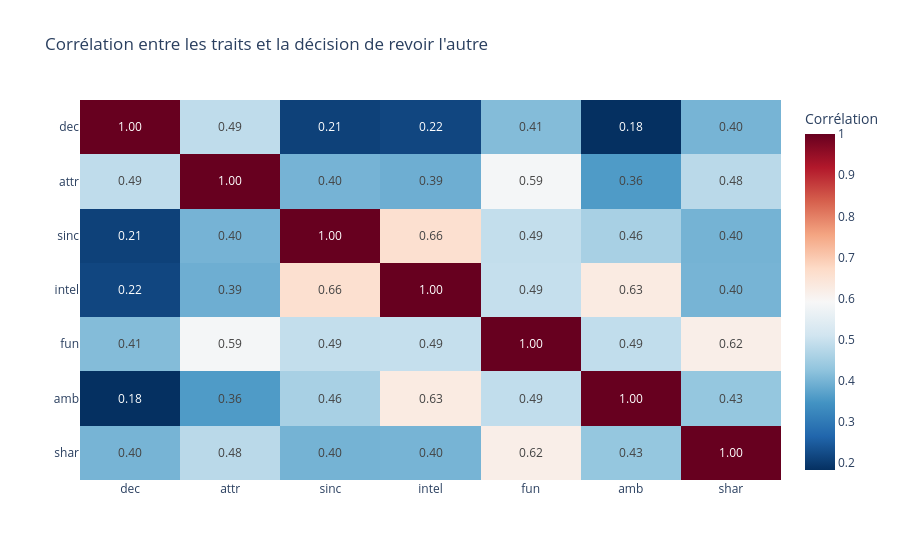

The cell this chart's notebook holds for it:
### Markdown cell above
### ⚠️ Point de vigilance statistique sur l'effet d'ordre

Les dernières positions de la soirée reposent sur très peu d'observations : la position 21 n'a que 86 rendez-vous et la position 22 seulement 44, contre 500+ pour les premières positions. Le taux de 7% observé vers la fin (utilisé dans le calcul « 23% vs 7%, soit 3,3 fois plus de chances ») repose donc sur un échantillon trop petit pour être fiable — la marge d'erreur y est énorme.

**Conclusion plus robuste :** la comparaison ligne à ligne sur les positions 20+ est fragile, mais la tendance globale (visible sur la version normalisée en %, quelques cellules plus haut) — une érosion progressive du taux de "oui" au fil de la soirée — reste, elle, un résultat solide car elle agrège des centaines d'observations à chaque tranche.

### Code cell
# --- 7 HEATMAP : QUEL TRAIT PRÉDIT LE MIEUX LE DEUXIÈME RDV ? ---
# Calcul de la matrice de corrélation
cols_to_corr = ['dec', 'attr', 'sinc', 'intel', 'fun', 'amb', 'shar']
corr_matrix = df[cols_to_corr].corr()

# Création de la heatmap avec Plotly Express
fig = px.imshow(
    corr_matrix,
    text_auto='.2f',                # Affiche les valeurs avec 2 décimales (équivalent de fmt=".2f")
    aspect="auto",                  # Ajuste la taille des cases
    color_continuous_scale='RdBu_r', # Échelle de couleur divergente (équivalent de coolwarm)
    title="Corrélation entre les traits et la décision de revoir l'autre",
    labels=dict(color="Corrélation") # Légende de la barre de couleur
)

fig.show()

print("\n--- Analyse terminée ---")

### Figure 1 — Plotly figure (JSON) as saved in the notebook; plotly's stock layout.template omitted (floating-point values rounded to 4 significant figures)
{"data": [{"coloraxis": "coloraxis", "hovertemplate": "x: %{x}<br>y: %{y}<br>Corrélation: %{z}<extra></extra>", "name": "0", "texttemplate": "%{z:.2f}", "type": "heatmap", "x": ["dec", "attr", "sinc", "intel", "fun", "amb", "shar"], "xaxis": "x", "y": ["dec", "attr", "sinc", "intel", "fun", "amb", "shar"], "yaxis": "y", "z": [[1.0, 0.4868, 0.21, 0.2173, 0.4145, 0.1837, 0.4006], [0.4868, 1.0, 0.3999, 0.3911, 0.5864, 0.3594, 0.4803], [0.21, 0.3999, 1.0, 0.6577, 0.4917, 0.4565, 0.3984], [0.2173, 0.3911, 0.6577, 1.0, 0.4944, 0.6275, 0.4003], [0.4145, 0.5864, 0.4917, 0.4944, 1.0, 0.4898, 0.618], [0.1837, 0.3594, 0.4565, 0.6275, 0.4898, 1.0, 0.4328], [0.4006, 0.4803, 0.3984, 0.4003, 0.618, 0.4328, 1.0]]}], "layout": {"coloraxis": {"colorbar": {"title": {"text": "Corrélation"}}, "colorscale": [[0, "rgb(5,48,97)"], [0.1, "rgb(33,102,172)"], [0.2, "rgb(67,147,195)"], [0.3, "rgb(146,197,222)"], [0.4, "rgb(209,229,240)"], [0.5, "rgb(247,247,247)"], [0.6, "rgb(253,219,199)"], [0.7, "rgb(244,165,130)"], [0.8, "rgb(214,96,77)"], [0.9, "rgb(178,24,43)"], [1, "rgb(103,0,31)"]]}, "title": {"text": "Corrélation entre les traits et la décision de revoir l'autre"}, "xaxis": {"anchor": "y", "domain": [0, 1]}, "yaxis": {"anchor": "x", "autorange": "reversed", "domain": [0, 1]}}}
